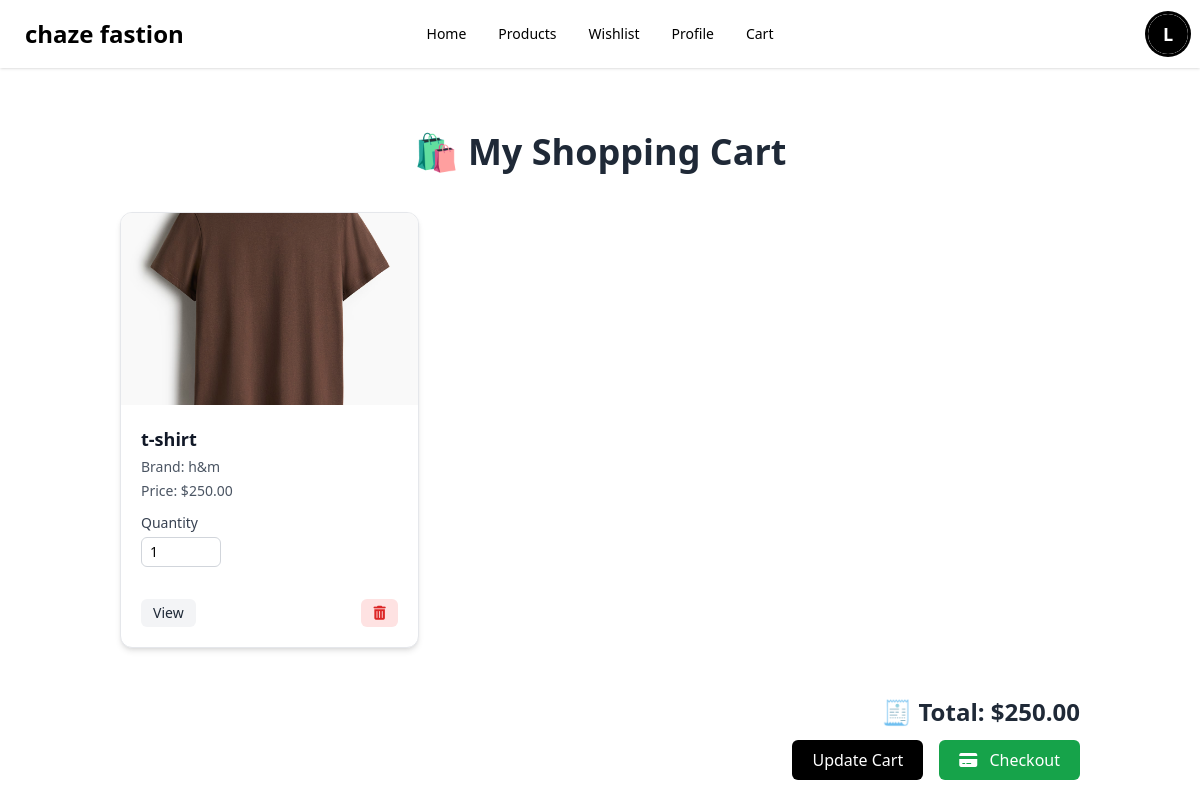
The app's page /cart/ (signed in) with its own data.
### catalog/models.py (models this page shows, shortened)
class CartItem(models.Model):
    cart = models.ForeignKey('Cart', on_delete=models.CASCADE, related_name='items')
    product = models.ForeignKey(Product, on_delete=models.CASCADE)
    quantity = models.PositiveIntegerField(default=1)

class Product(models.Model):
    CATEGORY_CHOICES = [
        ("Boys", "Boys"),
        ("Girls", "Girls"),
        ("Men", "Men"),
        ("Women", "Women"),
        ("Toddler", "Toddler"),
    ]
    SEASON_CHOICES = [
        ("Summer", "Summer"),
        ("Winter", "Winter"),
        ("All Season", "All Season"),
    ]
    pr_id = models.AutoField(primary_key=True)
    pr_cate = models.CharField(max_length=20, choices=CATEGORY_CHOICES)
    pr_name = models.CharField(max_length=100)
    pr_price = models.DecimalField(max_digits=10, decimal_places=2)
    pr_reviews = models.FloatField(default=0)
    pr_buy_quant = models.PositiveIntegerField(default=0)
    pr_stk_quant = models.PositiveIntegerField(default=0)
    pr_dimensions = models.CharField(max_length=100, blank=True)
    pr_weights = models.CharField(max_length=50, blank=True)
    pr_offers = models.CharField(max_length=100, blank=True)
    pr_images = models.ImageField(upload_to='product_images/', blank=True, null=True)
    pr_season = models.CharField(max_length=20, choices=SEASON_CHOICES, default="All Season")
    pr_fabric = models.CharField(max_length=50, blank=True)
    pr_texture = models.CharField(max_length=50, blank=True)
    pr_brand = models.CharField(max_length=50, blank=True)

### catalog/views.py (the view, shortened to what this page needs)
# urls.py: path('cart/', views.cart, name='cart'),
@login_required
def cart(request):
    cart, created = Cart.objects.get_or_create(user=request.user)
    cart_items = cart.items.select_related('product').all()
    total = sum(item.product.pr_price * item.quantity for item in cart_items)
    context = {
        'cart_items': cart_items,
        'total': total,
    }
    return render(request, 'catalog/cart.html', context)

### templates/catalog/cart.html (shortened to what this page needs)
{% extends 'base.html' %}
{% block content %}
<div class="container mx-auto px-4 py-8 bg-white min-h-screen">
    <h1 class="text-4xl font-semibold text-center text-gray-800 mb-10">🛍️ My Shopping Cart</h1>
    {% if cart_items %}
        <form method="post">
            <div class="grid grid-cols-1 sm:grid-cols-2 lg:grid-cols-3 xl:grid-cols-4 gap-8">
                {% for item in cart_items %}
                <div class="bg-white border border-gray-200 rounded-xl overflow-hidden shadow-md transition-transform hover:scale-[1.01] duration-200 text-gray-900">
                    {% if item.product.pr_images %}
                        <img src="{{ item.product.pr_images.url }}" alt="{{ item.product.pr_name }}"
                             class="h-48 w-full object-cover" />
                    {% else %}
                        <div class="h-48 w-full flex items-center justify-center bg-gray-100">
                            <i class="fas fa-box text-5xl text-gray-400"></i>
                        </div>
                    {% endif %}
                    <div class="p-5">
                        <h2 class="text-lg font-semibold mb-1">{{ item.product.pr_name }}</h2>
                        <p class="text-sm text-gray-600 mb-1">Brand: {{ item.product.pr_brand }}</p>
                        <p class="text-sm text-gray-600 mb-3">Price: ${{ item.product.pr_price }}</p>
                        <label class="block text-sm text-gray-700 mb-1">Quantity</label>
                        <input type="number" name="quantity_{{ item.id }}" value="{{ item.quantity }}"
                               min="0"
                               class="w-20 px-2 py-1 text-sm rounded-md bg-white text-black border border-gray-300 mb-4" />
                        <div class="flex justify-between items-center mt-4">
                            <a href="{% url 'product_detail' item.product.pr_id %}"
                               class="text-sm bg-gray-100 text-gray-800 px-3 py-1 rounded-md hover:bg-gray-200">
                                View
                            </a>
                            <a href="{% url 'remove_from_cart' item.id %}"
                               class="text-sm bg-red-100 text-red-600 px-3 py-1 rounded-md hover:bg-red-200">
                                <i class="fas fa-trash-alt"></i>
                            </a>
                        </div>
                    </div>
                </div>
                {% endfor %}
            </div>
            <div class="mt-12 text-gray-800 text-right">
                <h2 class="text-2xl font-bold mb-3">🧾 Total: ${{ total }}</h2>
                <div class="flex flex-wrap justify-end gap-4">
                    <button type="submit" class="bg-black text-white px-5 py-2 rounded-md hover:bg-gray-800 transition-all">
                        Update Cart
                    </button>
                    <a href="{% url 'checkout' %}" class="bg-green-600 text-white px-5 py-2 rounded-md hover:bg-green-700 transition-all">
                        <i class="fas fa-credit-card mr-2"></i> Checkout
                    </a>
                </div>
            </div>
        </form>
    {% endif %}
</div>
{% endblock %}

### templates/base.html (shortened to what this page needs)
<!DOCTYPE html>
<html lang="en" data-theme="light">
<head>
  <link href="https://cdn.jsdelivr.net/npm/daisyui@4.7.2/dist/full.min.css" rel="stylesheet" />
  <script src="https://cdn.tailwindcss.com"></script>
  <link rel="stylesheet" href="https://cdnjs.cloudflare.com/ajax/libs/font-awesome/6.0.0/css/all.min.css">
</head>
<body class="min-h-screen bg-white text-black">
  <div class="navbar bg-white text-black shadow">
    <div class="navbar-start">
      <a href="{% url 'home' %}" class="btn btn-ghost text-2xl font-bold">chaze fastion</a>
    </div>
    <div class="navbar-center hidden lg:flex">
      <ul class="menu menu-horizontal px-1">
        <li><a href="{% url 'home' %}">Home</a></li>
        <li><a href="{% url 'product_list' %}">Products</a></li>
        {% if user.is_authenticated %}
          <li><a href="{% url 'wishlist' %}">Wishlist</a></li>
          <li><a href="{% url 'profile' %}">Profile</a></li>
          <li><a href="{% url 'cart' %}">Cart</a></li>
        {% endif %}
      </ul>
    </div>
    <div class="navbar-end space-x-2">
      {% if user.is_authenticated %}
        <div class="dropdown dropdown-end">
          <div tabindex="0" class="btn btn-ghost btn-circle avatar">
            <div class="w-10 rounded-full ring ring-black">
              {% if user.userprofile.avatar %}
                <img src="{{ user.userprofile.avatar.url }}" alt="{{ user.username }}" />
              {% else %}
                <div class="bg-black text-white rounded-full w-10 h-10 flex items-center justify-center">
                  <span class="text-lg font-bold">{{ user.username|first|upper }}</span>
                </div>
              {% endif %}
            </div>
          </div>
        </div>
      {% else %}
        <a href="{% url 'login' %}" class="btn bg-black text-white hover:bg-gray-800">Login</a>
        <a href="{% url 'signup' %}" class="btn bg-black text-white hover:bg-gray-800">Sign Up</a>
      {% endif %}
    </div>
  </div>
  <main class="container mx-auto px-4 py-8">
    {% block content %}{% endblock %}
  </main>
</body>
</html>

### records on screen
CartItem: product.pr_images (picture), product.pr_name "t-shirt", product.pr_brand "h&m", product.pr_price "250.00", id "1"

### other values on screen
{{ user.username|first|upper }} "L"
{{ total }} "250.00"
